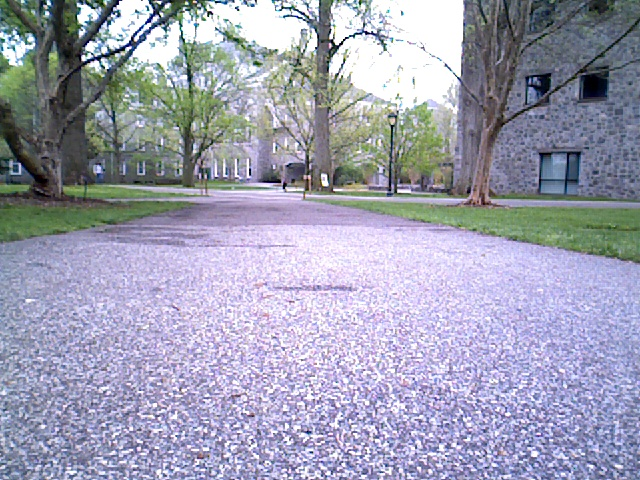
#> input picture scripts/outside3.jpeg, 640 x 480 px
$ python test_classifier.py   (Python 2 division)
#> lines starting #> are read from the running program, lines starting #| are printed output that depends on the picture; after the words box and inside, x2 and y2 are one past the last pixel; in counts of white or black regions, pixels touching at a corner belong together; long printed decimals are rounded
import cv2
import numpy as np
import glob, os
import sys
import math

x_half = 320
y_half = 240

def make_input(data):
    assert data.shape[1] == 3
    # make data into 0's/1's
    data = data.astype(np.float32) / 255.0

    # columns 0 1 2 0*0 0*1 0*2 1*1 1*2 2*2
    d0 = data[:,0].reshape(-1,1)
    d1 = data[:,1].reshape(-1,1)
    d2 = data[:,2].reshape(-1,1)

    #return data
    result = np.hstack((data, d0*d0, d0*d1, d0*d2, d1*d1, d1*d2, d2*d2))
    return result

def find_path_center(edge_img, y_half, x_half):
    # left and right row vectors from centerpoint
    left_row = edge_img[y_half,:x_half]
    right_row = edge_img[y_half,x_half+1:]

    #print len(left_row), x_half

    # find value going outwards that is zero/edge(255)x
    i = x_half-1
    left_row_path_location = 0
    while True:
        if left_row[i] == 255:
            left_row_path_location = i
            break
        i-=1
    #print 'left row path location is: ',left_row_path_location
    j = 0
    right_row_path_location = 0
    while True:
        if right_row[j] == 255:
            right_row_path_location = j
            break
        j+=1
    #print 'right row path location is: ',right_row_path_location

    # location variables are pixels on row vector
    path_width = abs((x_half + right_row_path_location)-left_row_path_location)
    path_center = math.ceil(path_width/2)

    #index of center of given row
    img_center = left_row_path_location + path_center
    return int(img_center)


def predict(clf, rgb):

    assert rgb.shape[-1] == 3

    orig_shape = rgb.shape[:-1]
    input_data = make_input(rgb.reshape(-1, 3))

    result = ( np.dot(input_data, clf['coef']) + clf['intercept'] > 0.0 ).astype(np.uint8)

    result = result.reshape(orig_shape)

    return result

clf = np.load('the_classifier.npz')
#> (reads scripts/the_classifier.npz from the repository)

print 'loaded classifier'
filename = 'outside3.jpeg'

test_rgb = cv2.imread(filename)
#> test_rgb is the input picture: shape (480, 640, 3); mean B, G, R 178.7, 160.1, 158.9
result = predict(clf, test_rgb)
#> in predict, `result = result.reshape(orig_shape)`:
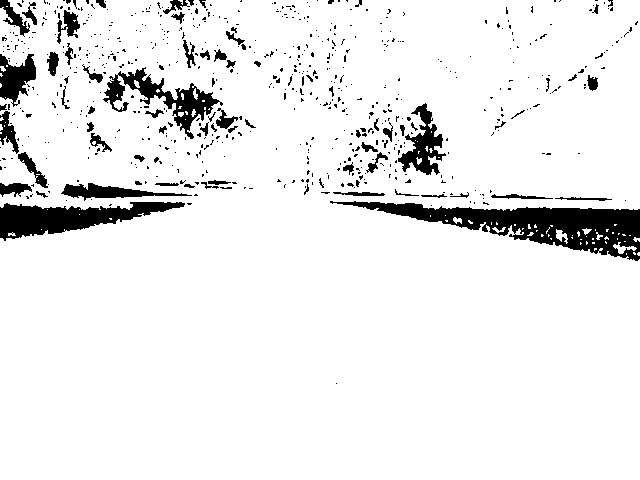
#> result: shape (480, 640); values 0 (black) and 1 (white), 92.2% white; 662 black regions (588 under 20 px), largest, box (x1, y1, x2, y2) and area: (330, 201, 640, 261) 6953, (0, 202, 185, 241) 3515, (103, 67, 223, 139) 2302

img = result * 255
img_color = cv2.cvtColor(img, cv2.COLOR_GRAY2RGB)

#############################
# 0 1 2 ... w-1
xrng = np.arange(img.shape[1], dtype=np.float32)
#> xrng = 640 values from 0 to 639

accum = result.astype(np.float32) * xrng[None,:]
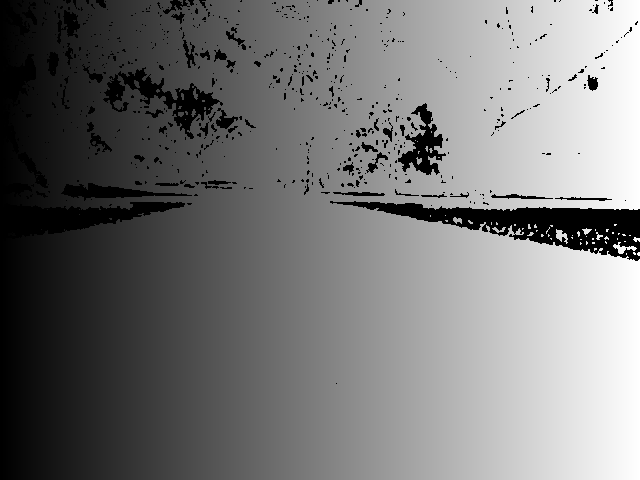
#> accum: shape (480, 640) float32; min 0, max 639, mean 297.6; drawn with min black and max white
ctrx = (accum.sum(axis=1) / result.sum(axis=1)).astype(np.int32)
#> ctrx = 480 values, max 380 at index 193, min 267 at index 212, mean 321.9
ctry = np.arange(img.shape[0])
#> ctry = 480 values from 0 to 479

points = np.hstack((ctrx.reshape(-1,1), ctry.reshape(-1,1)))
#> points = 480 pairs, first value 267 to 380, second value 0 to 479
print points.shape, points.dtype
#| (480, 2) int64

edge_padded = np.hstack((
    np.zeros((img.shape[0], 1), dtype=np.uint8),
    result,
    np.zeros((img.shape[0], 1), dtype=np.uint8)))
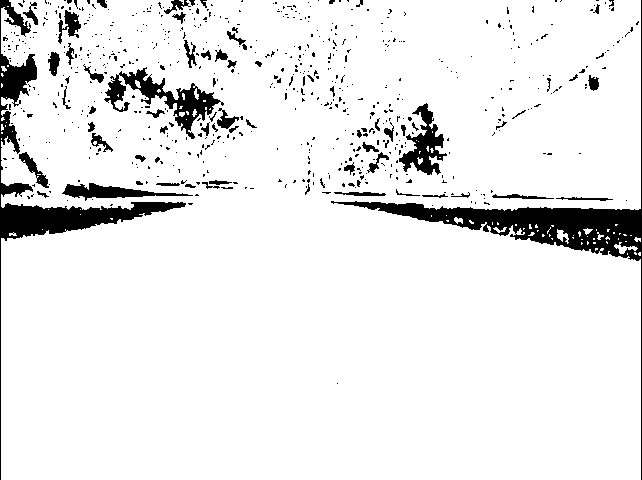
#> edge_padded: shape (480, 642); values 0 (black) and 1 (white), 91.9% white; 654 black regions (585 under 20 px), largest, box (x1, y1, x2, y2) and area: (331, 0, 642, 480) 7433, (0, 0, 186, 480) 6140, (104, 67, 224, 139) 2302

left_diff = cv2.absdiff(edge_padded[:,1:-1], edge_padded[:,:-2])
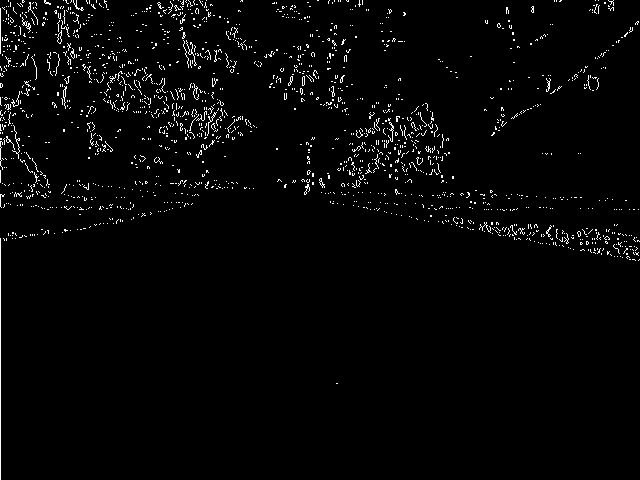
#> left_diff: shape (480, 640); values 0 (black) and 1 (white), 2.3% white in thin lines or dots
right_diff = cv2.absdiff(edge_padded[:,2:], edge_padded[:,1:-1])
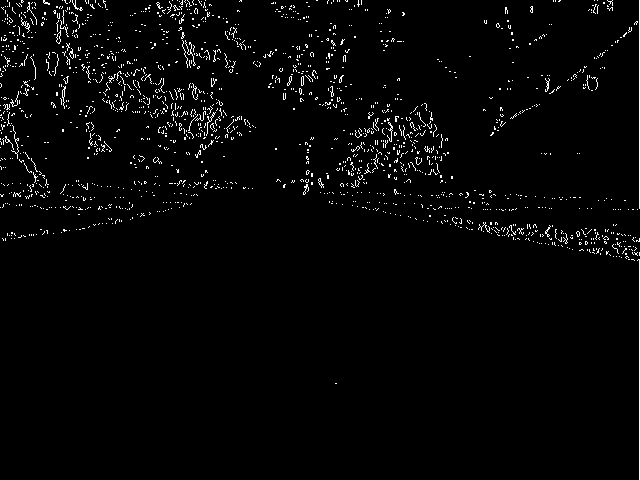
#> right_diff: shape (480, 640); values 0 (black) and 1 (white), 2.4% white in thin lines or dots
diff = np.maximum(left_diff, right_diff)
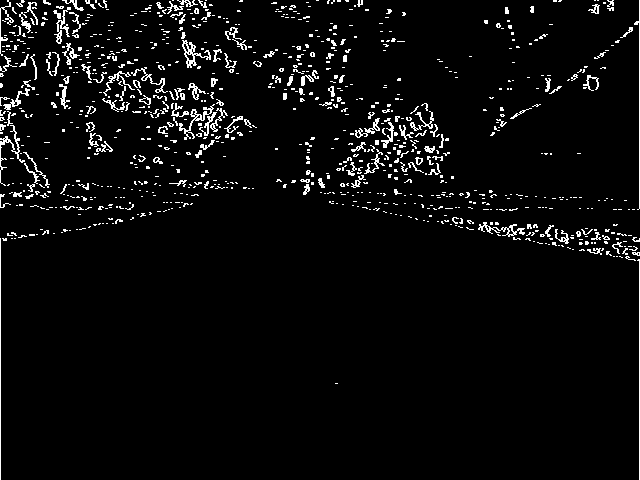
#> diff: shape (480, 640); values 0 (black) and 1 (white), 4.3% white in thin lines or dots

# pre-initialize guess at path midpint to center of image
mid = img.shape[1]/2
#> mid = 320
xvals = []

# start at bottom of the image
for y in range(img.shape[0]-1, -1, -1):

    # look at all nonzero pixels in the diff image left of current midpoint
    left = np.nonzero(diff[y][:mid])[0]

    # look at all nonzero pixels in the diff image right of the current midpoint
    right = np.nonzero(diff[y][mid:])[0] + mid

    # average the biggest left x coordinate with the smallest right x coordinate
    mid = (left[-1] + right[0])/2

    # append this
    xvals.append(mid)
#> after the loop, xvals = 480 values, max 341 at index 279, min 28 at index 437, mean 218.8

ctrx = np.array(xvals[::-1])
#> ctrx = 480 values, max 341 at index 200, min 28 at index 42, mean 218.8

points2 = np.hstack((ctrx.reshape(-1,1), ctry.reshape(-1,1)))
#> points2 = 480 pairs, first value 28 to 341, second value 0 to 479

mid_y = (2*img.shape[0])/5
#> mid_y = 192
end_y = (3*img.shape[0])/5
#> end_y = 288
print mid_y
#| 192
new_points = points2[mid_y:end_y]
#> new_points = 96 pairs, first value 164 to 341, second value 192 to 287
x_avg, y_avg = np.mean(new_points, axis=0)
#> x_avg = 288.2; y_avg = 239.5
print 'average is', x_avg
#| average is 288.177
print (x_avg/640)*180
#| 0.4503
#> (the run stopped early here; a loop or call above may not have finished)
